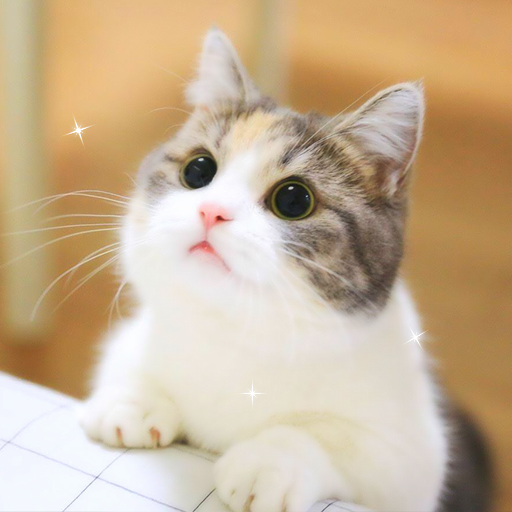
%> input picture 362 Projects/(Old Material) 2023S-PS Materials-20240330/PS3/1.png, 512 x 512 px
$ octave ps3_1.m   (GNU Octave 9; MATLAB toolbox functions it lacks are replaced by stand-ins)
%> lines starting %> are read from the running program, lines starting %| are printed output that depends on the picture
% Image data structure & Image reading

% Generally, images have 3 channels: R G B
% Which means data shape of an RGB image is (Height)x(Width)x3
% Normally we think in terms of WxH, however,
% this is matlab and images are
% thought of as matrices, therefore, dimensions are HxW
% Where each entry is of the type uint8
% (uint8: non-negative numbers from 0 to 255)
im1 = imread("1.png", "png");
%> im1 is the input picture: size 512x512x3 uint8; mean R, G, B 200.9, 178.5, 149.5
im2 = imread("2.png", "png");
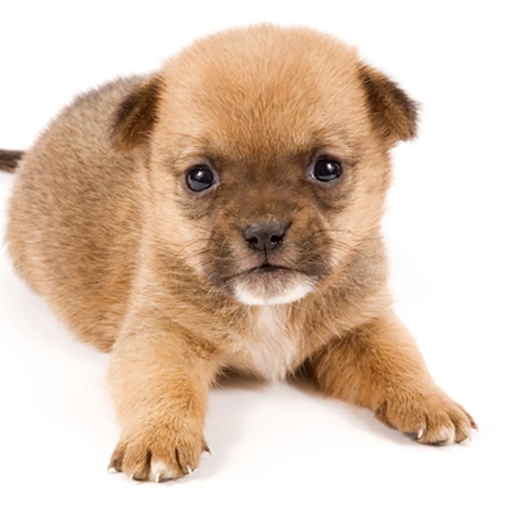
%> input picture 362 Projects/(Old Material) 2023S-PS Materials-20240330/PS3/2.png, 512 x 512 px
%> im2 is the input picture: size 512x512x3 uint8; mean R, G, B 220.3, 197.5, 178.9

% Let's separate the image into channels
im1_r = im1(:,:,1);
im1_g = im1(:,:,2);
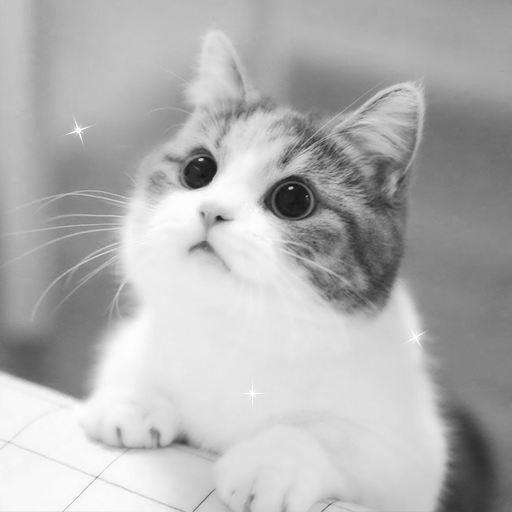
%> im1_g: size 512x512 uint8; min 19, max 255, mean 178.5
im1_b = im1(:,:,3);
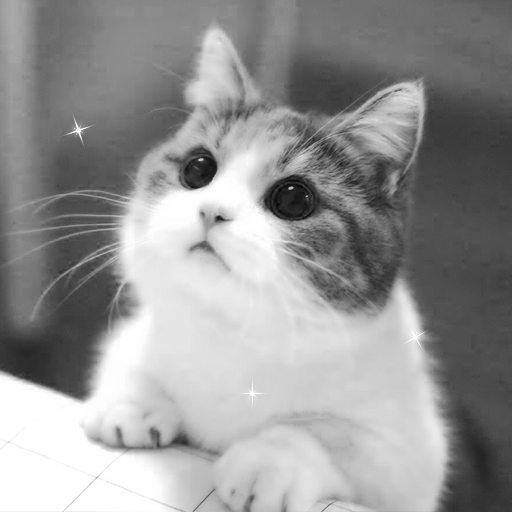
%> im1_b: size 512x512 uint8; min 10, max 255, mean 149.5
im2_r = im2(:,:,1);
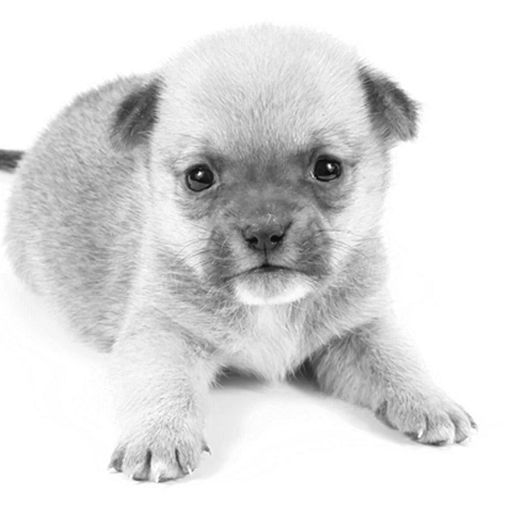
%> im2_r: size 512x512 uint8; min 3, max 255, mean 220.3
im2_g = im2(:,:,2);
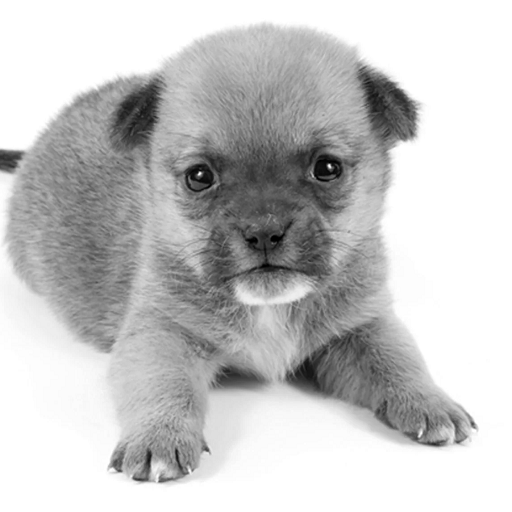
%> im2_g: size 512x512 uint8; min 0, max 255, mean 197.5
im2_b = im2(:,:,3);
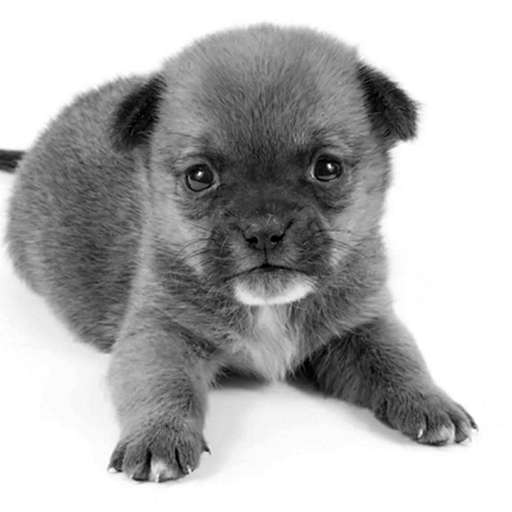
%> im2_b: size 512x512 uint8; min 0, max 255, mean 178.9

% Let's put im2_r into blue channel of the first image

% im1(:,:,3) = im2_r;
% imshow(im1);

% Let's increase the redness of the first image:

% im1(:,:,1) = 2*im1_r; % values bigger than 255 are capped at 255
% imshow(im1);

% Let's blend two images together

% im1(:,:,1) = (im1_r + im2_r) / 2;
% im1(:,:,2) = (im1_g + im2_g) / 2;
% im1(:,:,3) = (im1_b + im2_b) / 2;
% imshow(im1);

% What is the problem here?
% Problem is that values cap at 255 (similar to overflow)


% Quick and dirty solution
im1(:,:,1) = (im1_r/2 + im2_r/2);
im1(:,:,2) = (im1_g/2 + im2_g/2);
im1(:,:,3) = (im1_b/2 + im2_b/2);
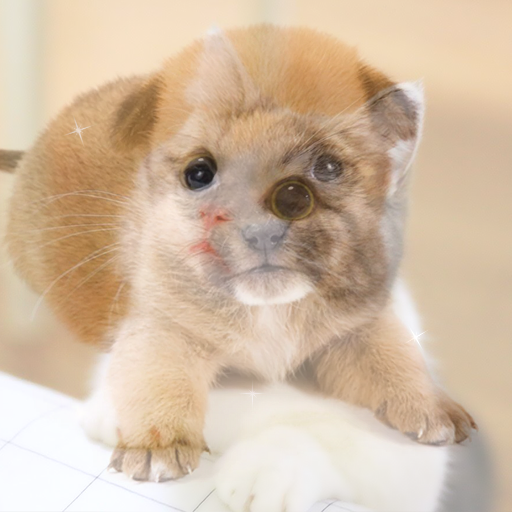
%> im1: size 512x512x3 uint8; mean R, G, B 211.2, 188.6, 164.8
imshow(im1);
